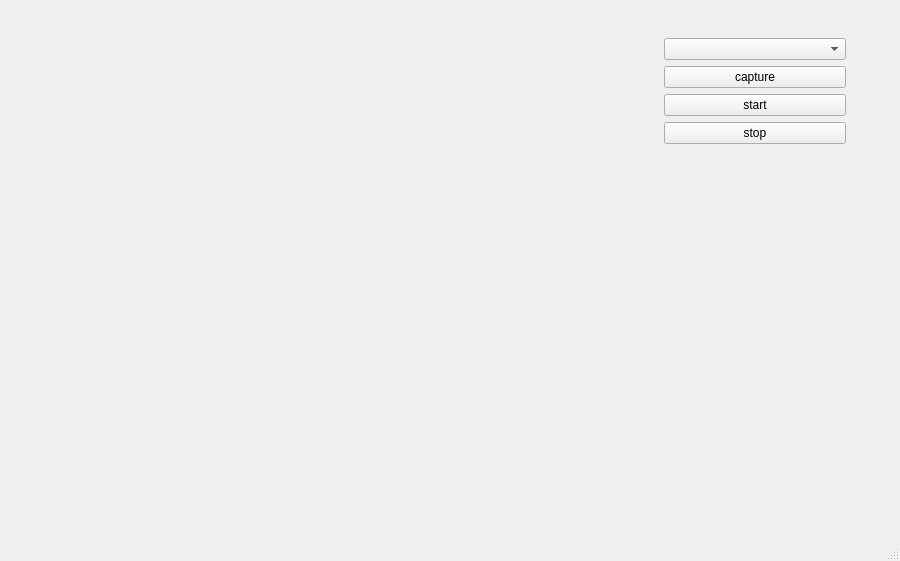
<?xml version="1.0" encoding="UTF-8"?>
<ui version="4.0">
 <class>MainWindow</class>
 <widget class="QMainWindow" name="MainWindow">
  <property name="geometry">
   <rect>
    <x>0</x>
    <y>0</y>
    <width>900</width>
    <height>561</height>
   </rect>
  </property>
  <property name="maximumSize">
   <size>
    <width>900</width>
    <height>600</height>
   </size>
  </property>
  <property name="windowTitle">
   <string>MainWindow</string>
  </property>
  <widget class="QWidget" name="centralwidget">
   <layout class="QHBoxLayout" name="horizontalLayout">
    <item>
     <widget class="QWidget" name="videoBlock" native="true">
      <property name="minimumSize">
       <size>
        <width>640</width>
        <height>480</height>
       </size>
      </property>
      <property name="maximumSize">
       <size>
        <width>640</width>
        <height>480</height>
       </size>
      </property>
      <layout class="QVBoxLayout" name="verticalLayout">
       <item>
        <widget class="QLabel" name="videoLabel">
         <property name="text">
          <string/>
         </property>
        </widget>
       </item>
      </layout>
     </widget>
    </item>
    <item>
     <widget class="QWidget" name="controlBlock" native="true">
      <property name="minimumSize">
       <size>
        <width>200</width>
        <height>480</height>
       </size>
      </property>
      <property name="maximumSize">
       <size>
        <width>200</width>
        <height>480</height>
       </size>
      </property>
      <layout class="QVBoxLayout" name="verticalLayout_2">
       <item>
        <widget class="QComboBox" name="devComboBox"/>
       </item>
       <item>
        <widget class="QPushButton" name="captureBtn">
         <property name="text">
          <string>capture</string>
         </property>
        </widget>
       </item>
       <item>
        <widget class="QPushButton" name="startBtn">
         <property name="text">
          <string>start</string>
         </property>
        </widget>
       </item>
       <item>
        <widget class="QPushButton" name="stopBtn">
         <property name="text">
          <string>stop</string>
         </property>
        </widget>
       </item>
       <item>
        <spacer name="verticalSpacer">
         <property name="orientation">
          <enum>Qt::Vertical</enum>
         </property>
         <property name="sizeHint" stdset="0">
          <size>
           <width>20</width>
           <height>332</height>
          </size>
         </property>
        </spacer>
       </item>
      </layout>
     </widget>
    </item>
    <item>
     <spacer name="horizontalSpacer">
      <property name="orientation">
       <enum>Qt::Horizontal</enum>
      </property>
      <property name="sizeHint" stdset="0">
       <size>
        <width>40</width>
        <height>20</height>
       </size>
      </property>
     </spacer>
    </item>
   </layout>
  </widget>
  <widget class="QMenuBar" name="menubar">
   <property name="geometry">
    <rect>
     <x>0</x>
     <y>0</y>
     <width>900</width>
     <height>25</height>
    </rect>
   </property>
  </widget>
  <widget class="QStatusBar" name="statusbar"/>
 </widget>
 <resources/>
 <connections/>
</ui>
